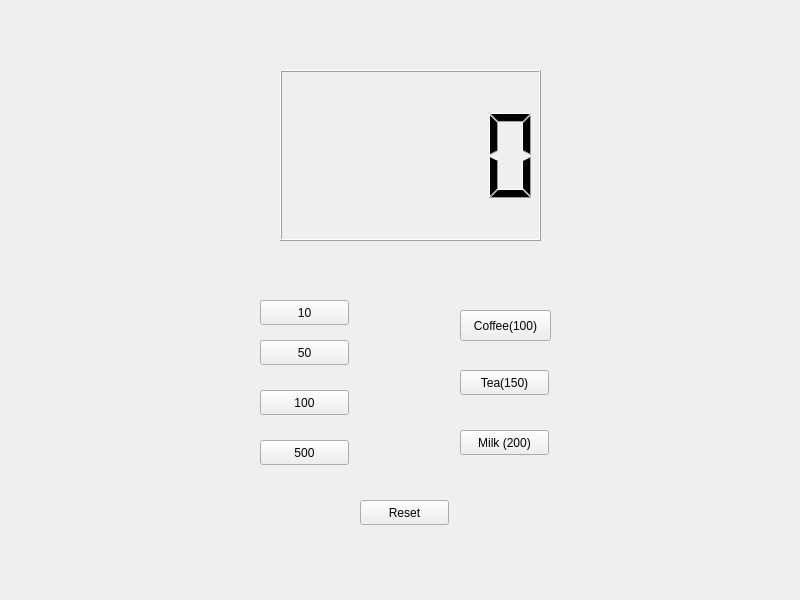
<?xml version="1.0" encoding="UTF-8"?>
<ui version="4.0">
 <class>Widget</class>
 <widget class="QWidget" name="Widget">
  <property name="geometry">
   <rect>
    <x>0</x>
    <y>0</y>
    <width>800</width>
    <height>600</height>
   </rect>
  </property>
  <property name="windowTitle">
   <string>Widget</string>
  </property>
  <widget class="QPushButton" name="pb10">
   <property name="geometry">
    <rect>
     <x>260</x>
     <y>300</y>
     <width>89</width>
     <height>25</height>
    </rect>
   </property>
   <property name="text">
    <string>10</string>
   </property>
  </widget>
  <widget class="QPushButton" name="pb50">
   <property name="geometry">
    <rect>
     <x>260</x>
     <y>340</y>
     <width>89</width>
     <height>25</height>
    </rect>
   </property>
   <property name="text">
    <string>50</string>
   </property>
  </widget>
  <widget class="QPushButton" name="pb100">
   <property name="geometry">
    <rect>
     <x>260</x>
     <y>390</y>
     <width>89</width>
     <height>25</height>
    </rect>
   </property>
   <property name="text">
    <string>100</string>
   </property>
  </widget>
  <widget class="QPushButton" name="pb500">
   <property name="geometry">
    <rect>
     <x>260</x>
     <y>440</y>
     <width>89</width>
     <height>25</height>
    </rect>
   </property>
   <property name="text">
    <string>500</string>
   </property>
  </widget>
  <widget class="QLCDNumber" name="lcdNumber">
   <property name="geometry">
    <rect>
     <x>280</x>
     <y>70</y>
     <width>261</width>
     <height>171</height>
    </rect>
   </property>
  </widget>
  <widget class="QPushButton" name="pbCoffee">
   <property name="geometry">
    <rect>
     <x>460</x>
     <y>310</y>
     <width>91</width>
     <height>31</height>
    </rect>
   </property>
   <property name="text">
    <string>Coffee(100)</string>
   </property>
  </widget>
  <widget class="QPushButton" name="pbTea">
   <property name="geometry">
    <rect>
     <x>460</x>
     <y>370</y>
     <width>89</width>
     <height>25</height>
    </rect>
   </property>
   <property name="text">
    <string>Tea(150)</string>
   </property>
  </widget>
  <widget class="QPushButton" name="pbMilk">
   <property name="geometry">
    <rect>
     <x>460</x>
     <y>430</y>
     <width>89</width>
     <height>25</height>
    </rect>
   </property>
   <property name="text">
    <string>Milk (200)</string>
   </property>
  </widget>
  <widget class="QPushButton" name="pbRest">
   <property name="geometry">
    <rect>
     <x>360</x>
     <y>500</y>
     <width>89</width>
     <height>25</height>
    </rect>
   </property>
   <property name="text">
    <string>Reset</string>
   </property>
  </widget>
 </widget>
 <resources/>
 <connections/>
</ui>
